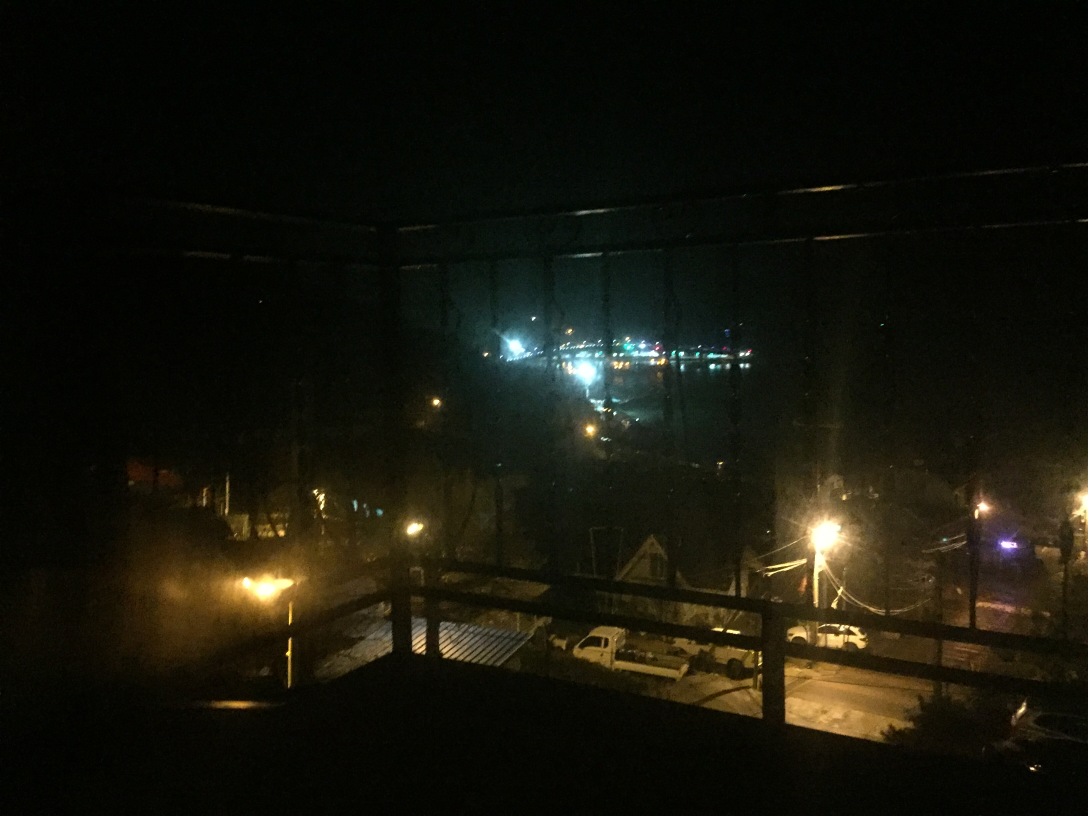
#> input picture chap06/exercises/dark.JPG, 3264 x 2448 px (shown at 1/3 size)
$ python 2-5.py
#> lines starting #> are read from the running program, lines starting #| are printed output that depends on the picture; after the words box and inside, x2 and y2 are one past the last pixel; in counts of white or black regions, pixels touching at a corner belong together
import numpy as np, cv2
def draw_histo(hist, shape=(200, 256)):
    hist_img = np.full(shape, 255, np.uint8)                        # 255 원소 행렬
    cv2.normalize(hist, hist, 0, shape[0], cv2.NORM_MINMAX)         # 정규화
    gap = hist_img.shape[1] / hist.shape[0]                         # 한 계급 너비(히스토그램 영상의 열 크기 / 히스토그램 범위)

    for i, h in enumerate(hist):
        x = int(round(i * gap))                                     # 막대 사각형 시작 x 좌표
        w = int(round(gap))                                         # 막대 사각형 가로 길이
        cv2.rectangle(hist_img, (x, 0, w, int(h)), 0, cv2.FILLED)   # 영상에 막대 사각형 그리기

    return cv2.flip(hist_img, 0)                                    # 영상 x축 대칭

image = cv2.imread("dark.JPG")                                      # YCrCb로 변환하기 위해 컬러 영상으로 불러옴
#> image is the input picture: shape (2448, 3264, 3); mean B, G, R 11.5, 21.5, 22.5
src = cv2.resize(image, (360, 240))
src = cv2.cvtColor(src, cv2.COLOR_BGR2YCrCb)                        # BGR 색공간 영상을 YCrCb 영상으로 변환
#> src: shape (240, 360, 3); mean of channels 0, 1, 2 20.6, 129.3, 122.9

## 밝기 정보에 대한 영상 처리
ycrcb_planes = cv2.split(src)                                          # 밝기 정보를 사용하기 위해 채널 분리
dst1 = cv2.add(ycrcb_planes[0], 30)                                    # 명암비 조절 (saturation 방식)
dst1 = cv2.merge((dst1, ycrcb_planes[1], ycrcb_planes[2]))
#> dst1: shape (240, 360, 3); mean of channels 0, 1, 2 50.5, 129.3, 122.9
dst2 = cv2.normalize(ycrcb_planes[0], None, 0, 200, cv2.NORM_MINMAX)   # 정규화
dst2 = cv2.merge((dst2, ycrcb_planes[1], ycrcb_planes[2]))
#> dst2: shape (240, 360, 3); mean of channels 0, 1, 2 16.1, 129.3, 122.9
dst3 = cv2.equalizeHist(ycrcb_planes[0])                               # 평활화
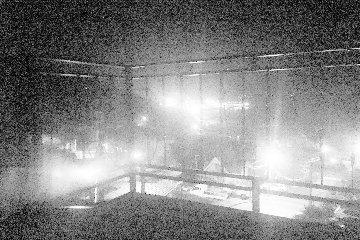
#> dst3: shape (240, 360); min 0, max 255, mean 133
dst3 = cv2.merge((dst3, ycrcb_planes[1], ycrcb_planes[2]))
#> dst3: shape (240, 360, 3); mean of channels 0, 1, 2 133, 129.3, 122.9

## 히스토그램 계산
hist1 = cv2.calcHist([dst1], [0], None, [256], [0, 256])               # 밝기 정보(y채널)만 계산
#> hist1 = 256 values, max 8273 at index 34, min 0 at index 0, mean 337.5
hist2 = cv2.calcHist([dst2], [0], None, [256], [0, 256])
#> hist2 = 256 values, max 11178 at index 2, min 0 at index 201, mean 337.5
hist3 = cv2.calcHist([dst3], [0], None, [256], [0, 256])
#> hist3 = 256 values, max 8273 at index 60, min 0 at index 1, mean 337.5

## 히스토그램 그리기(함수 호출)
hist_img1 = draw_histo(hist1)
#> the loop in draw_histo, `for i, h in enumerate(hist):` made 256 passes
#> h on passes 1 to 3: [0], [0], [0]
#> after the loop in draw_histo, `for i, h in enumerate(hist):`:
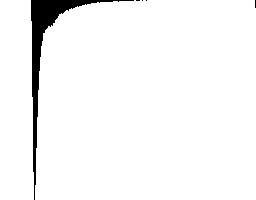
#> hist_img: shape (200, 256); 96.1% white; 5 black regions (4 under 20 px), largest, box (x1, y1, x2, y2) and area: (31, 0, 134, 200) 1978
hist_img2 = draw_histo(hist2)
#> call 2 of draw_histo, with hist = array of shape (256, 1), shape = (200, 256)
#> the loop in draw_histo (call 2), `for i, h in enumerate(hist):` made 256 passes
#> h on passes 1 to 3: [0.215], [16.25], [200]
#> after the loop in draw_histo (call 2), `for i, h in enumerate(hist):`: hist_img: shape (200, 256); 97.1% white; 6 black regions (5 under 20 px), largest, box (x1, y1, x2, y2) and area: (1, 0, 76, 200) 1458
#> in draw_histo (call 2), `return cv2.flip(hist_img, 0)`:
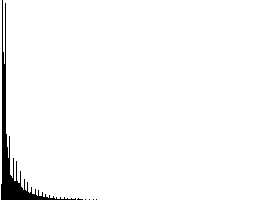
#> returned value: shape (200, 256); 97.1% white; 6 black regions (5 under 20 px), largest, box (x1, y1, x2, y2) and area: (1, 0, 76, 200) 1458
hist_img3 = draw_histo(hist3)
#> call 3 of draw_histo, with hist = array of shape (256, 1), shape = (200, 256)
#> the loop in draw_histo (call 3), `for i, h in enumerate(hist):` made 256 passes
#> h on passes 1 to 3: [0.29], [0], [0]
#> after the loop in draw_histo (call 3), `for i, h in enumerate(hist):`:
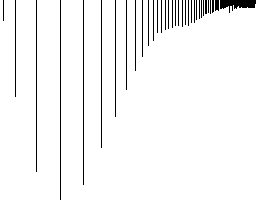
#> hist_img: shape (200, 256); 96% white; black in thin lines or dots
#> in draw_histo (call 3), `return cv2.flip(hist_img, 0)`: returned value: shape (200, 256); 96% white; black in thin lines or dots

dst1 = cv2.cvtColor(dst1, cv2.COLOR_YCrCb2BGR)                         # 영상 출력을 위해 색공간 변환
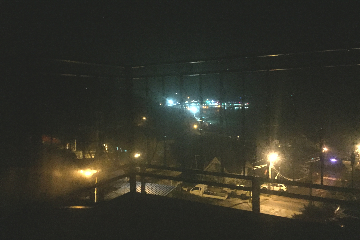
#> dst1: shape (240, 360, 3); mean B, G, R 41.3, 51.3, 52.3
dst2 = cv2.cvtColor(dst2, cv2.COLOR_YCrCb2BGR)
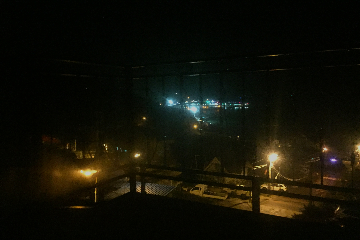
#> dst2: shape (240, 360, 3); mean B, G, R 7.1, 17, 18
dst3 = cv2.cvtColor(dst3, cv2.COLOR_YCrCb2BGR)
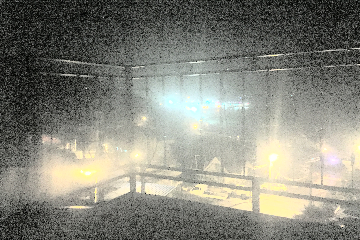
#> dst3: shape (240, 360, 3); mean B, G, R 123.6, 133.7, 133.9

cv2.imshow("image1", dst1); cv2.imshow("hist1", hist_img1)             # 영상 처리 후 영상과 히스토그램 출력
cv2.imshow("image2", dst2); cv2.imshow("hist2", hist_img2)
cv2.imshow("image3", dst3); cv2.imshow("hist3", hist_img3)
cv2.waitKey()
